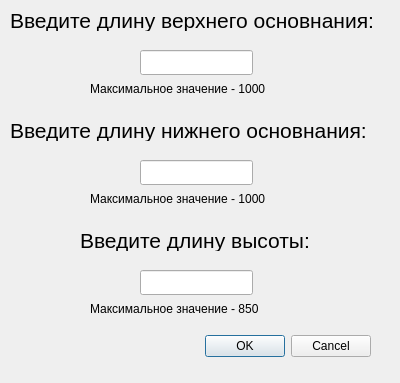
<?xml version="1.0" encoding="UTF-8"?>
<ui version="4.0">
 <class>TrapezoidDialog</class>
 <widget class="QDialog" name="TrapezoidDialog">
  <property name="geometry">
   <rect>
    <x>0</x>
    <y>0</y>
    <width>400</width>
    <height>383</height>
   </rect>
  </property>
  <property name="windowTitle">
   <string>Dialog</string>
  </property>
  <widget class="QDialogButtonBox" name="buttonBox">
   <property name="geometry">
    <rect>
     <x>30</x>
     <y>330</y>
     <width>341</width>
     <height>32</height>
    </rect>
   </property>
   <property name="orientation">
    <enum>Qt::Horizontal</enum>
   </property>
   <property name="standardButtons">
    <set>QDialogButtonBox::Cancel|QDialogButtonBox::Ok</set>
   </property>
  </widget>
  <widget class="QLabel" name="label">
   <property name="geometry">
    <rect>
     <x>10</x>
     <y>10</y>
     <width>391</width>
     <height>21</height>
    </rect>
   </property>
   <property name="font">
    <font>
     <pointsize>16</pointsize>
    </font>
   </property>
   <property name="text">
    <string>Введите длину верхнего основнания: </string>
   </property>
  </widget>
  <widget class="QLineEdit" name="lineEdit">
   <property name="geometry">
    <rect>
     <x>140</x>
     <y>50</y>
     <width>113</width>
     <height>25</height>
    </rect>
   </property>
  </widget>
  <widget class="QLabel" name="label_2">
   <property name="geometry">
    <rect>
     <x>10</x>
     <y>120</y>
     <width>391</width>
     <height>21</height>
    </rect>
   </property>
   <property name="font">
    <font>
     <pointsize>16</pointsize>
    </font>
   </property>
   <property name="text">
    <string>Введите длину нижнего основнания: </string>
   </property>
  </widget>
  <widget class="QLineEdit" name="lineEdit_2">
   <property name="geometry">
    <rect>
     <x>140</x>
     <y>160</y>
     <width>113</width>
     <height>25</height>
    </rect>
   </property>
  </widget>
  <widget class="QLabel" name="label_3">
   <property name="geometry">
    <rect>
     <x>80</x>
     <y>230</y>
     <width>391</width>
     <height>21</height>
    </rect>
   </property>
   <property name="font">
    <font>
     <pointsize>16</pointsize>
    </font>
   </property>
   <property name="text">
    <string>Введите длину высоты: </string>
   </property>
  </widget>
  <widget class="QLineEdit" name="lineEdit_3">
   <property name="geometry">
    <rect>
     <x>140</x>
     <y>270</y>
     <width>113</width>
     <height>25</height>
    </rect>
   </property>
  </widget>
  <widget class="QLabel" name="label_4">
   <property name="geometry">
    <rect>
     <x>90</x>
     <y>80</y>
     <width>221</width>
     <height>17</height>
    </rect>
   </property>
   <property name="text">
    <string>Максимальное значение - 1000</string>
   </property>
  </widget>
  <widget class="QLabel" name="label_5">
   <property name="geometry">
    <rect>
     <x>90</x>
     <y>190</y>
     <width>221</width>
     <height>17</height>
    </rect>
   </property>
   <property name="text">
    <string>Максимальное значение - 1000</string>
   </property>
  </widget>
  <widget class="QLabel" name="label_6">
   <property name="geometry">
    <rect>
     <x>90</x>
     <y>300</y>
     <width>221</width>
     <height>17</height>
    </rect>
   </property>
   <property name="text">
    <string>Максимальное значение - 850</string>
   </property>
  </widget>
 </widget>
 <resources/>
 <connections>
  <connection>
   <sender>buttonBox</sender>
   <signal>accepted()</signal>
   <receiver>TrapezoidDialog</receiver>
   <slot>accept()</slot>
   <hints>
    <hint type="sourcelabel">
     <x>248</x>
     <y>254</y>
    </hint>
    <hint type="destinationlabel">
     <x>157</x>
     <y>274</y>
    </hint>
   </hints>
  </connection>
  <connection>
   <sender>buttonBox</sender>
   <signal>rejected()</signal>
   <receiver>TrapezoidDialog</receiver>
   <slot>reject()</slot>
   <hints>
    <hint type="sourcelabel">
     <x>316</x>
     <y>260</y>
    </hint>
    <hint type="destinationlabel">
     <x>286</x>
     <y>274</y>
    </hint>
   </hints>
  </connection>
 </connections>
</ui>
